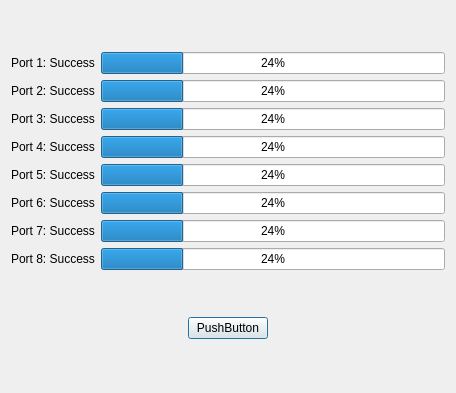
<?xml version="1.0" encoding="UTF-8"?>
<ui version="4.0">
 <class>Dialog</class>
 <widget class="QDialog" name="Dialog">
  <property name="geometry">
   <rect>
    <x>0</x>
    <y>0</y>
    <width>456</width>
    <height>393</height>
   </rect>
  </property>
  <property name="windowTitle">
   <string>Dialog</string>
  </property>
  <layout class="QVBoxLayout" name="verticalLayout_2" stretch="8,1">
   <item>
    <layout class="QGridLayout" name="gridLayout" columnstretch="0,0">
     <item row="0" column="0">
      <widget class="QLabel" name="label_1">
       <property name="minimumSize">
        <size>
         <width>80</width>
         <height>0</height>
        </size>
       </property>
       <property name="text">
        <string>Port 1: Success</string>
       </property>
      </widget>
     </item>
     <item row="0" column="1">
      <widget class="QProgressBar" name="progressBar_1">
       <property name="value">
        <number>24</number>
       </property>
      </widget>
     </item>
     <item row="1" column="0">
      <widget class="QLabel" name="label_2">
       <property name="minimumSize">
        <size>
         <width>80</width>
         <height>0</height>
        </size>
       </property>
       <property name="text">
        <string>Port 2: Success</string>
       </property>
      </widget>
     </item>
     <item row="1" column="1">
      <widget class="QProgressBar" name="progressBar_2">
       <property name="value">
        <number>24</number>
       </property>
      </widget>
     </item>
     <item row="2" column="0">
      <widget class="QLabel" name="label_3">
       <property name="minimumSize">
        <size>
         <width>80</width>
         <height>0</height>
        </size>
       </property>
       <property name="text">
        <string>Port 3: Success</string>
       </property>
      </widget>
     </item>
     <item row="2" column="1">
      <widget class="QProgressBar" name="progressBar_3">
       <property name="value">
        <number>24</number>
       </property>
      </widget>
     </item>
     <item row="3" column="0">
      <widget class="QLabel" name="label_4">
       <property name="minimumSize">
        <size>
         <width>80</width>
         <height>0</height>
        </size>
       </property>
       <property name="text">
        <string>Port 4: Success</string>
       </property>
      </widget>
     </item>
     <item row="3" column="1">
      <widget class="QProgressBar" name="progressBar_4">
       <property name="value">
        <number>24</number>
       </property>
      </widget>
     </item>
     <item row="4" column="0">
      <widget class="QLabel" name="label_5">
       <property name="minimumSize">
        <size>
         <width>80</width>
         <height>0</height>
        </size>
       </property>
       <property name="text">
        <string>Port 5: Success</string>
       </property>
      </widget>
     </item>
     <item row="4" column="1">
      <widget class="QProgressBar" name="progressBar_5">
       <property name="value">
        <number>24</number>
       </property>
      </widget>
     </item>
     <item row="5" column="0">
      <widget class="QLabel" name="label_6">
       <property name="minimumSize">
        <size>
         <width>80</width>
         <height>0</height>
        </size>
       </property>
       <property name="text">
        <string>Port 6: Success</string>
       </property>
      </widget>
     </item>
     <item row="5" column="1">
      <widget class="QProgressBar" name="progressBar_6">
       <property name="value">
        <number>24</number>
       </property>
      </widget>
     </item>
     <item row="6" column="0">
      <widget class="QLabel" name="label_7">
       <property name="minimumSize">
        <size>
         <width>80</width>
         <height>0</height>
        </size>
       </property>
       <property name="text">
        <string>Port 7: Success</string>
       </property>
      </widget>
     </item>
     <item row="6" column="1">
      <widget class="QProgressBar" name="progressBar_7">
       <property name="value">
        <number>24</number>
       </property>
      </widget>
     </item>
     <item row="7" column="0">
      <widget class="QLabel" name="label_8">
       <property name="minimumSize">
        <size>
         <width>80</width>
         <height>0</height>
        </size>
       </property>
       <property name="text">
        <string>Port 8: Success</string>
       </property>
      </widget>
     </item>
     <item row="7" column="1">
      <widget class="QProgressBar" name="progressBar_8">
       <property name="value">
        <number>24</number>
       </property>
      </widget>
     </item>
    </layout>
   </item>
   <item>
    <layout class="QHBoxLayout" name="horizontalLayout">
     <item>
      <spacer name="horizontalSpacer_2">
       <property name="orientation">
        <enum>Qt::Horizontal</enum>
       </property>
       <property name="sizeHint" stdset="0">
        <size>
         <width>40</width>
         <height>20</height>
        </size>
       </property>
      </spacer>
     </item>
     <item>
      <widget class="QPushButton" name="pushButton">
       <property name="text">
        <string>PushButton</string>
       </property>
      </widget>
     </item>
     <item>
      <spacer name="horizontalSpacer">
       <property name="orientation">
        <enum>Qt::Horizontal</enum>
       </property>
       <property name="sizeHint" stdset="0">
        <size>
         <width>40</width>
         <height>20</height>
        </size>
       </property>
      </spacer>
     </item>
    </layout>
   </item>
  </layout>
 </widget>
 <resources/>
 <connections/>
</ui>
